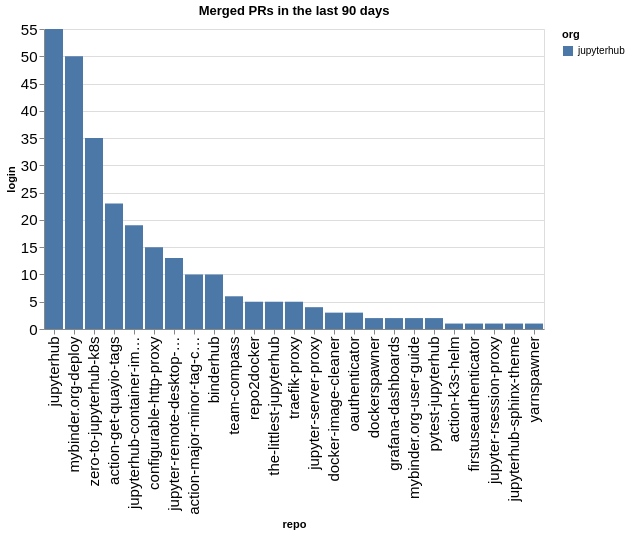

Notebook code for this chart:
### Code cell
prs_by_repo = merged.groupby(['org', 'repo']).count()['login'].reset_index().sort_values(['org', 'login'], ascending=False)
alt.Chart(data=prs_by_repo, title=f"Merged PRs in the last {n_days} days").mark_bar().encode(
    x=alt.X('repo', sort=prs_by_repo['repo'].values.tolist()),
    y='login',
    color='org'
)

### Figure 1 — Vega-Lite specification as saved in the notebook (floating-point values rounded to 4 significant figures)
{"config": {"axisLeft": {"labelFontSize": 15}, "axisBottom": {"labelFontSize": 15}}, "data": {"name": "data-8515d8c88130487292ff32035256c831"}, "mark": {"type": "bar"}, "encoding": {"color": {"field": "org", "type": "nominal"}, "x": {"field": "repo", "sort": ["jupyterhub", "mybinder.org-deploy", "zero-to-jupyterhub-k8s", "action-get-quayio-tags", "jupyterhub-container-images", "configurable-http-proxy", "jupyter-remote-desktop-proxy", "action-major-minor-tag-calculator", "binderhub", "team-compass", "repo2docker", "the-littlest-jupyterhub", "traefik-proxy", "jupyter-server-proxy", "docker-image-cleaner", "oauthenticator", "dockerspawner", "grafana-dashboards", "mybinder.org-user-guide", "pytest-jupyterhub", "action-k3s-helm", "firstuseauthenticator", "jupyter-rsession-proxy", "jupyterhub-sphinx-theme", "yarnspawner"], "type": "nominal"}, "y": {"field": "login", "type": "quantitative"}}, "title": "Merged PRs in the last 90 days", "$schema": "https://vega.github.io/schema/vega-lite/v5.20.1.json", "datasets": {"data-8515d8c88130487292ff32035256c831": [{"org": "jupyterhub", "repo": "jupyterhub", "login": 55}, {"org": "jupyterhub", "repo": "mybinder.org-deploy", "login": 50}, {"org": "jupyterhub", "repo": "zero-to-jupyterhub-k8s", "login": 35}, {"org": "jupyterhub", "repo": "action-get-quayio-tags", "login": 23}, {"org": "jupyterhub", "repo": "jupyterhub-container-images", "login": 19}, {"org": "jupyterhub", "repo": "configurable-http-proxy", "login": 15}, {"org": "jupyterhub", "repo": "jupyter-remote-desktop-proxy", "login": 13}, {"org": "jupyterhub", "repo": "action-major-minor-tag-calculator", "login": 10}, {"org": "jupyterhub", "repo": "binderhub", "login": 10}, {"org": "jupyterhub", "repo": "team-compass", "login": 6}, {"org": "jupyterhub", "repo": "repo2docker", "login": 5}, {"org": "jupyterhub", "repo": "the-littlest-jupyterhub", "login": 5}, {"org": "jupyterhub", "repo": "traefik-proxy", "login": 5}, {"org": "jupyterhub", "repo": "jupyter-server-proxy", "login": 4}, {"org": "jupyterhub", "repo": "docker-image-cleaner", "login": 3}, {"org": "jupyterhub", "repo": "oauthenticator", "login": 3}, {"org": "jupyterhub", "repo": "dockerspawner", "login": 2}, {"org": "jupyterhub", "repo": "grafana-dashboards", "login": 2}, {"org": "jupyterhub", "repo": "mybinder.org-user-guide", "login": 2}, {"org": "jupyterhub", "repo": "pytest-jupyterhub", "login": 2}, {"org": "jupyterhub", "repo": "action-k3s-helm", "login": 1}, {"org": "jupyterhub", "repo": "firstuseauthenticator", "login": 1}, {"org": "jupyterhub", "repo": "jupyter-rsession-proxy", "login": 1}, {"org": "jupyterhub", "repo": "jupyterhub-sphinx-theme", "login": 1}, {"org": "jupyterhub", "repo": "yarnspawner", "login": 1}]}}
